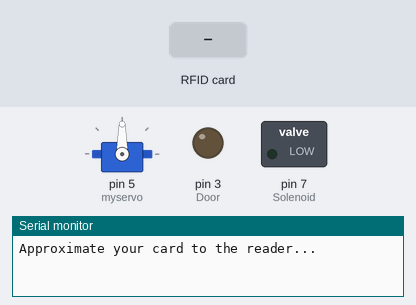
Recording of a sketch running on a simulated Arduino Uno, built with avr-gcc and run on an emulated ATmega328P. Shown: servo, switched loads named in the sketch (green lamp = pin HIGH), output pins drawn as LEDs (lit = HIGH), the last lines printed to the serial monitor. The inputs (shaded band) are chosen by the test bench. Pins used as bus, display or sensor lines are not drawn.

Above: at 1.2 s.
1.3 s: RFID card AE 58 A2 79 held to the reader
At 5.0 s:
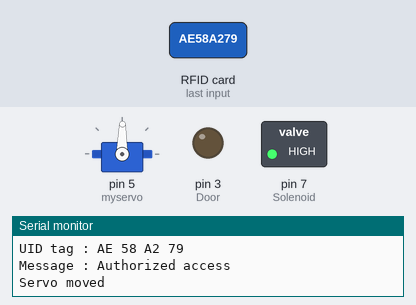
At 9.3 s:
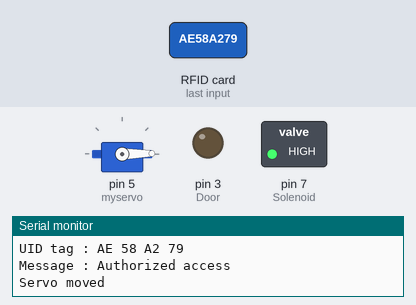
Timing chart, 0 to 10.3 s (numbered marks = the images above; inputs shaded):
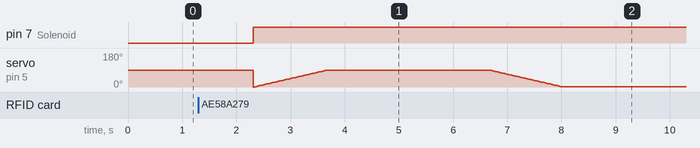

The sketch:

Door_code_project.ino
```cpp
//Door Code Project
#include <SPI.h>
#include <MFRC522.h>
#include <IRremoteInt.h>
#include <IRremote.h>
#include<Servo.h>
Servo myservo;
int RECV_PIN = 2;
int Solenoid = 7;
int Door = 3;
int pos = 0;

IRrecv irrecv(RECV_PIN);
decode_results results;

#define SS_PIN 10
#define RST_PIN 9
MFRC522 mfrc522(SS_PIN, RST_PIN);   // Create MFRC522 instance.

void setup()
{
  Serial.begin(9600);   // Initiate a serial communication
  SPI.begin();      // Initiate  SPI bus
  mfrc522.PCD_Init();   // Initiate MFRC522
  Serial.println("Approximate your card to the reader...");
  Serial.println();
  pinMode(Solenoid, OUTPUT);
  pinMode(Door,OUTPUT);
  myservo.attach(5);
  irrecv.enableIRIn();

}
void loop()
{ if (irrecv.decode(&results))
    {
      if(results.value == 0xFF30CF){digitalWrite(Solenoid, HIGH);delay(500);}
      else if (results.value == 0xFF18E7){digitalWrite(Solenoid, LOW);}
      else if (results.value == 0xFF10EF){Serial.println("open");digitalWrite(Door, HIGH);for (pos = 0; pos < 90; pos ++){
      myservo.write(pos);
      delay(15);
    }}
      else if (results.value == 0xFF38C7){Serial.println("closed");digitalWrite(Door, LOW);for (pos = 89;pos > 0;pos--){
      myservo.write(pos);
      delay(15);
    }}
     Serial.println(results.value, HEX);
     irrecv.resume(); // Receive the next value
    }
 // Look for new cards
 if ( ! mfrc522.PICC_IsNewCardPresent())
  // Select one of the cards
  return;
  else if ( ! mfrc522.PICC_ReadCardSerial())
  {
    return;
  }
  //Show UID on serial monitor
  Serial.print("UID tag :");
  String content= "";
  byte letter;
  for (byte i = 0; i < mfrc522.uid.size; i++)
  {
     Serial.print(mfrc522.uid.uidByte[i] < 0x10 ? " 0" : " ");
     Serial.print(mfrc522.uid.uidByte[i], HEX);
     content.concat(String(mfrc522.uid.uidByte[i] < 0x10 ? " 0" : " "));
     content.concat(String(mfrc522.uid.uidByte[i], HEX));
  }
  Serial.println();
  Serial.print("Message : ");
  content.toUpperCase();
  if ((content.substring(1) == "AE 58 A2 79")||(content.substring(1) == "3E ED 31 9B")||(content.substring(1) == "50 ED 30 A8"))//change here the UID of the card/cards that you want to give access
  {
    Serial.println("Authorized access");
    Serial.println();
    delay(1000);
    digitalWrite(Solenoid, HIGH);
    for (pos = 0; pos < 90; pos ++){
      myservo.write(pos);
      delay(15);
    }
    Serial.println("Servo moved");
    delay(3000);
    for (pos = 89;pos > 0;pos--){
      myservo.write(pos);
      delay(15);
    }
  }
 else   {
    Serial.println(" Access denied");
    delay(3000);
  }}
```

Measured:
- after the input at 1.3 s, pin 7 (Solenoid): LOW → HIGH after 1.0 s
